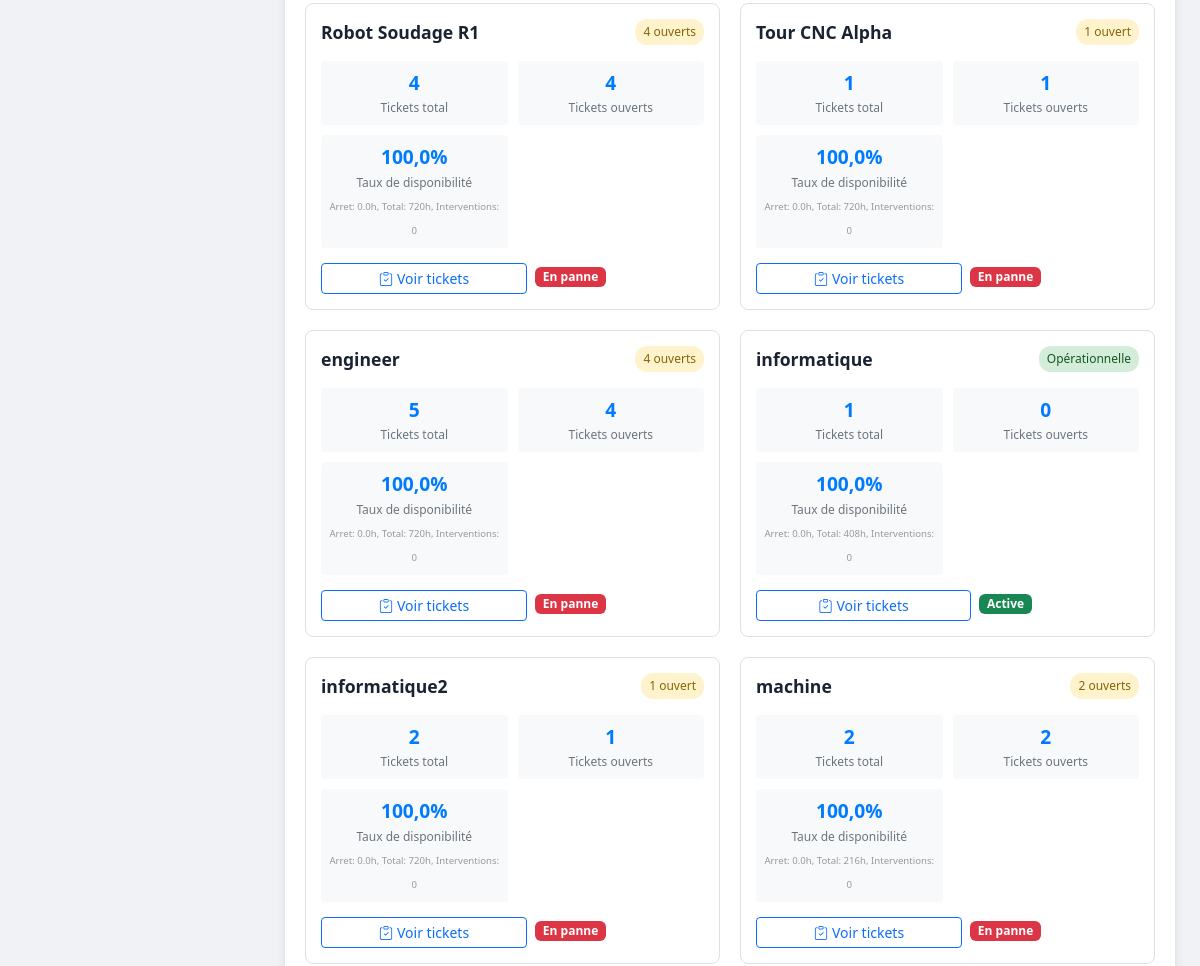
Before: /interventions/viee/ (signed in, middle part) with the older database file.
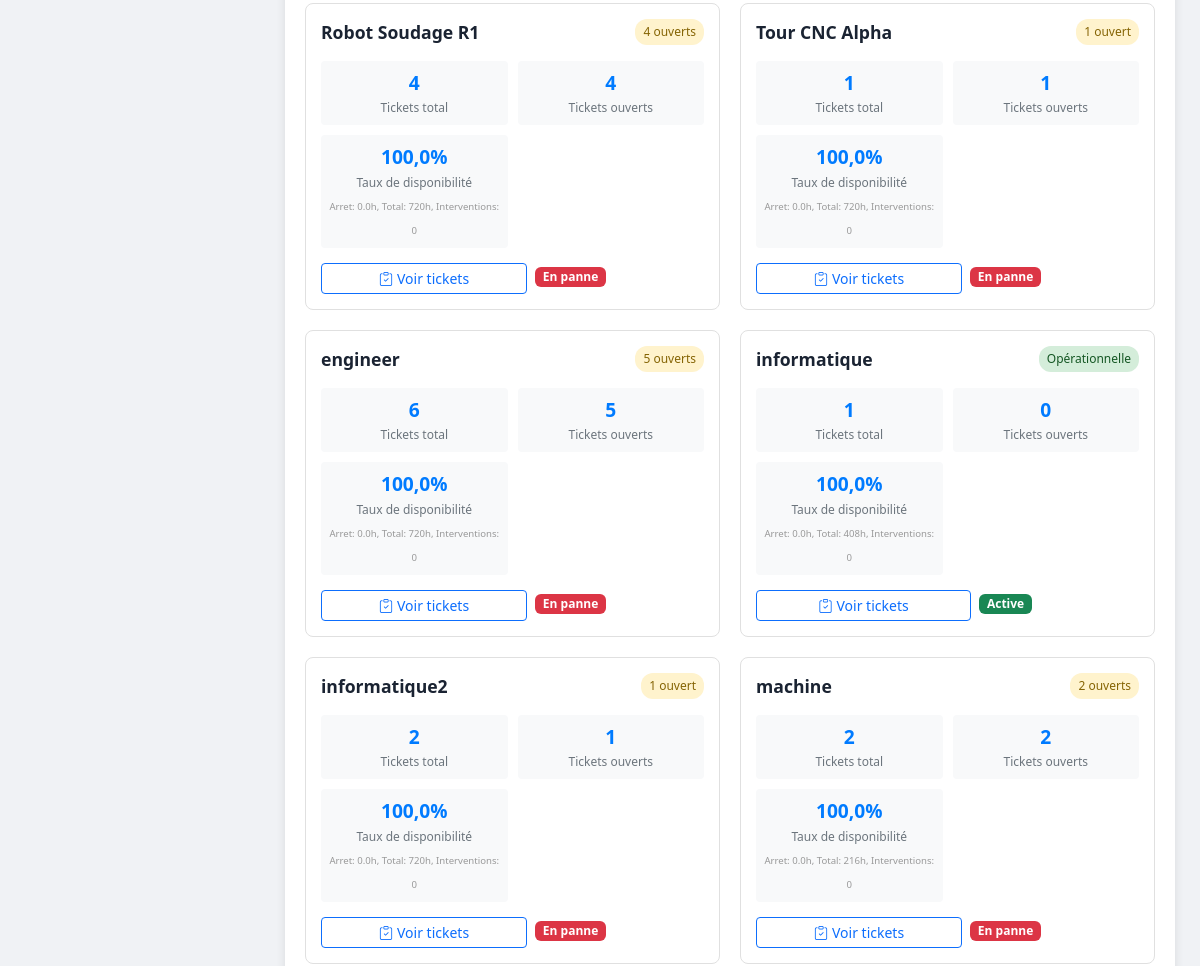
After: the same page with the newer database file.
### tickets/models.py (models this page shows, shortened)
class Machine(models.Model):
    nom = models.CharField(max_length=200, verbose_name="Nom de la machine")
    reference = models.CharField(max_length=100, unique=True, verbose_name="Référence")
    localisation = models.CharField(max_length=200, verbose_name="Localisation / Zone")
    description = models.TextField(blank=True, verbose_name="Description")
    actif = models.BooleanField(default=True, verbose_name="Active")
    date_installation = models.DateField(null=True, blank=True, verbose_name="Date d'installation")
    department = models.ForeignKey('Department', on_delete=models.SET_NULL, null=True, blank=True, verbose_name="Département associé")
    operator = models.ForeignKey('OperatorProfile', on_delete=models.SET_NULL, null=True, blank=True, verbose_name="Opérateur assigné")
    manuel_pdf = models.FileField(upload_to='machines/manuals/', blank=True, null=True, verbose_name="Manuel d'utilisation (PDF)")
    manuel_texte = models.TextField(blank=True, null=True, verbose_name="Manuel d'utilisation (texte)")
    class Meta:
        verbose_name = "Machine"
        verbose_name_plural = "Machines"
        ordering = ['nom']

### tickets/views.py (the view, shortened to what this page needs)
# urls.py: path('interventions/viee/', views.viee_dashboard, name='viee_dashboard'),
@login_required
@login_required
def viee_dashboard(request):
    from django.db.models import Count, Q
    user = request.user
    profile = getattr(user, 'operatorprofile', None)
    if is_admin_or_supervisor(user):
        if profile and profile.role == 'superviseur' and profile.department:
            machine_base_qs = Machine.objects.filter(department=profile.department)
        else:
            machine_base_qs = Machine.objects.all()
    else:
        if not profile:
            messages.error(request, "Aucun profil opérateur trouvé.")
            return redirect('dashboard')
        machine_base_qs = profile.machines.all()
    machines_qs = machine_base_qs.annotate(
        nb_demandes=Count('ticketsupport'),
        nb_demandes_ouvertes=Count('ticketsupport', filter=Q(ticketsupport__statut__in=['en_attente', 'validee', 'en_cours'])),
        nb_demandes_critiques=Count('ticketsupport', filter=Q(ticketsupport__nature_probleme='critique', ticketsupport__statut__in=['en_attente', 'validee', 'en_cours'])),
    ).order_by('nom')
    paginator = Paginator(machines_qs, 25)  # 25 machines par page
    page = request.GET.get('page')
    try:
        machines = paginator.page(page)
    except PageNotAnInteger:
        machines = paginator.page(1)
    except EmptyPage:
        machines = paginator.page(paginator.num_pages)
    for machine in machines:
        total_arret_heures = 0
        interventions = InterventionTechnique.objects.filter(
            numero_ticket__machine=machine,
            date_fin_intervention__isnull=False
        )
        nb_interventions_terminees = interventions.count()
        if machine.date_installation:
            temps_total = (timezone.now().date() - machine.date_installation).days * 24
        else:
            temps_total = 30 * 24
        if temps_total > 0:
            temps_disponible = max(0, temps_total - total_arret_heures)
            machine.taux_disponibilite = (temps_disponible / temps_total) * 100
        else:
            machine.taux_disponibilite = 100.0
        machine.taux_disponibilite = round(machine.taux_disponibilite, 2)
        machine.debug_info = f"Arret: {total_arret_heures:.1f}h, Total: {temps_total}h, Interventions: {nb_interventions_terminees}"
    demandes_recentes = TicketSupport.objects.select_related('machine').order_by('-date_creation')[:10]
    interventions_recentes = InterventionTechnique.objects.select_related('numero_demande', 'numero_demande__machine').order_by('-date_creation')[:10]
    context = {
        'machines': machines,
        'demandes_recentes': demandes_recentes,
        'interventions_recentes': interventions_recentes,
        'paginator': paginator,
    }
    return render(request, 'tickets/viee_dashboard.html', context)

### tickets/templatetags/permissions.py (called while the page is built)
@register.filter
def is_admin_or_supervisor(user):
    if user.is_superuser or user.is_staff:
        return True
    profile = getattr(user, 'operatorprofile', None)
    return profile and profile.role == 'superviseur'

### tickets/views.py (called while the page is built)
def is_admin_or_supervisor(user):
    if user.is_superuser or user.is_staff:
        return True
    profile = getattr(user, 'operatorprofile', None)
    return profile and profile.role == 'superviseur'

### tickets/templates/tickets/viee_dashboard.html (shortened to what this page needs)
{% extends 'tickets/base.html' %}
{% load permissions %}
{% block content %}
<div class="viee-container">
    <div class="machine-grid">
        {% for machine in machines %}
        <div class="machine-card" data-machine-id="{{ machine.pk }}">
            <div class="machine-header">
                <div class="machine-name">{{ machine.nom }}</div>
                {% if machine.nb_demandes_critiques > 0 %}
                <div class="machine-status status-danger">{{ machine.nb_demandes_critiques }} critique{{ machine.nb_demandes_critiques|pluralize }}</div>
                {% elif machine.nb_demandes_ouvertes > 0 %}
                <div class="machine-status status-warning">{{ machine.nb_demandes_ouvertes }} ouvert{{ machine.nb_demandes_ouvertes|pluralize }}</div>
                {% else %}
                <div class="machine-status status-good">Opérationnelle</div>
                {% endif %}
            </div>
            <div class="machine-stats">
                <div class="stat-item">
                    <div class="stat-number" data-field="nb_demandes">{{ machine.nb_demandes }}</div>
                    <div class="stat-label">Tickets total</div>
                </div>
                <div class="stat-item">
                    <div class="stat-number" data-field="nb_demandes_ouvertes">{{ machine.nb_demandes_ouvertes }}</div>
                    <div class="stat-label">Tickets ouverts</div>
                </div>
                <div class="stat-item">
                    <div class="stat-number" data-field="taux_disponibilite">{{ machine.taux_disponibilite }}%</div>
                    <div class="stat-label">Taux de disponibilité</div>
                    <small style="font-size: 0.6rem; color: #999;">{{ machine.debug_info }}</small>
                </div>
            </div>
            <div class="d-flex gap-2">
                <button type="button" class="btn btn-sm btn-outline-primary flex-grow-1" data-bs-toggle="modal" data-bs-target="#ticketsModal" data-machine-id="{{ machine.pk }}">
                    <i class="bi bi-clipboard-check me-1"></i>Voir tickets
                </button>
                <div class="d-flex flex-column flex-grow-1">
                    <span class="mb-1 machine-status-label">
                        {% if machine.actif %}
                            {% if machine.nb_demandes_ouvertes > 0 %}
                                <span class="badge bg-danger">En panne</span>
                            {% else %}
                                <span class="badge bg-success">Active</span>
                            {% endif %}
                        {% else %}
                            <span class="badge bg-secondary">Inactive</span>
                        {% endif %}
                    </span>
                </div>
            </div>
        </div>
            {% empty %}
        <div class="col-12 text-center py-5 text-muted">
            <i class="bi bi-cpu" style="font-size:4rem;display:block;margin-bottom:15px;"></i>
            Aucune machine active trouvée.
        </div>
        {% endfor %}
    </div>
{% endblock %}

Changed rows visible on the page:
changed Machine "engineer": nb_demandes_ouvertes "4" → "5"; nb_demandes "5" → "6"
